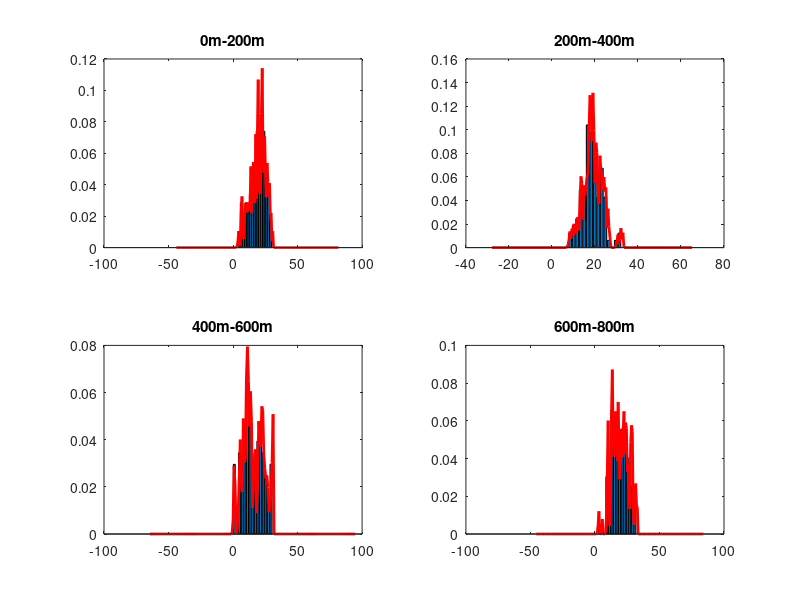

Reproduce this figure in MATLAB. (Note: this script raises an error after producing the figure.)
%% HW  4 
close all; clear all
%%  Problem 1 
D = load('DevonBdot.txt'); 
dist = D(:,1); 
bdot = D(:,2);
figure(1);clf;
clear D2 D4
plot(dist, bdot); 
D1 = D(1:100,:);
D2 = D(101:200,:); 
D3 = D(201:300,:); 
D4 = D(301:400,:); 
D1_mu = mean(D1);
D2_mu = mean(D2);
D3_mu = mean(D3); 
D4_mu = mean(D4);
D1_sig = std(D1); 
D2_sig = std(D2); 
D3_sig = std(D3); 
D4_sig = std(D4); 
%calculate vairance for rates
D1_var = var(D1);
D2_var = var(D2);
D3_var = var(D3); 
D4_var = var(D4);

%% plot relative density plots 
figure(1); clf 
subplot(2,2,1);
x0 = 15; %define number of bins ;
[distr, xbins]= hist(D1(:,2), x0);
dx = xbins(2) -xbins(1); %bin width by subtracting bin centers (xbins)
distr_area = sum(distr*dx);
norm =distr/distr_area; 
bar(xbins, norm); hold on  %plot the relative  density histrogram problem

% kernal density histrogram 
h = 1; 
xm = D1_mu(2)-10*D1_sig(2):D1_sig(2)/10:D1_mu(2)+10*D1_sig(2);
for n=1:length(xm)

    dist = D1(:,2)-xm(n); %distance from x0 to all other data 
    Ix = find(abs(dist)<h) % finding data within window h
    w =15/16*(1-dist(Ix)/h).^2
    f1(n) = sum(w); %store the estiamte for each position in our array  
end 
dw = D1_sig(2)/10; %width of bins 
f1 = 1/sum(f1.*dw)*f1 ;%normalizes the pdf 

plot(xm, f1, 'r', 'linewidth', 2)
title( '0m-200m')
% section2 
subplot(2,2,2);
x0 = 15; %define number of bins ;
[distr, xbins]= hist(D2(:,2), x0);
dx = xbins(2) -xbins(1); %bin width by subtracting bin centers (xbins)
distr_area = sum(distr*dx);
norm =distr/distr_area; 
bar(xbins, norm); hold on  %plot the relative  density histrogram problem

% kernal density histrogram 
h = 1; 
xm = D2_mu(2)-10*D2_sig(2):D2_sig(2)/10:D2_mu(2)+10*D2_sig(2);
for n=1:length(xm)

    dist = D2(:,2)-xm(n); %distance from x0 to all other data 
    Ix = find(abs(dist)<h) % finding data within window h
    w =15/16*(1-dist(Ix)/h).^2
    f1(n) = sum(w); %store the estiamte for each position in our array  
end 
dw = D2_sig(2)/10; %width of bins 
f1 = 1/sum(f1.*dw)*f1 ;%normalizes the pdf 

plot(xm, f1, 'r', 'linewidth', 2)
title( '200m-400m')
%Section 3
subplot(2,2,3);
x0 = 15; %define number of bins ;
[distr, xbins]= hist(D3(:,2), x0);
dx = xbins(2) -xbins(1); %bin width by subtracting bin centers (xbins)
distr_area = sum(distr*dx);
norm =distr/distr_area; 
bar(xbins, norm); hold on  %plot the relative  density histrogram problem

% kernal density histrogram 
h = 1; 
xm = D3_mu(2)-10*D3_sig(2):D3_sig(2)/10:D3_mu(2)+10*D3_sig(2);
for n=1:length(xm)

    dist = D3(:,2)-xm(n); %distance from x0 to all other data 
    Ix = find(abs(dist)<h) % finding data within window h
    w =15/16*(1-dist(Ix)/h).^2
    f1(n) = sum(w); %store the estiamte for each position in our array  
end 
dw = D3_sig(2)/10; %width of bins 
f1 = 1/sum(f1.*dw)*f1 ;%normalizes the pdf 

plot(xm, f1, 'r', 'linewidth', 2)
title( '400m-600m')
%Section4 
subplot(2,2,4);
x0 = 15; %define number of bins ;
[distr, xbins]= hist(D4(:,2), x0);
dx = xbins(2) -xbins(1); %bin width by subtracting bin centers (xbins)
distr_area = sum(distr*dx);
norm =distr/distr_area; 
bar(xbins, norm); hold on  %plot the relative  density histrogram problem

% kernal density histrogram 
h = 1; 
xm = D4_mu(2)-10*D4_sig(2):D4_sig(2)/10:D4_mu(2)+10*D4_sig(2);
for n=1:length(xm)

    dist = D4(:,2)-xm(n); %distance from x0 to all other data 
    Ix = find(abs(dist)<h) % finding data within window h
    w =15/16*(1-dist(Ix)/h).^2
    f1(n) = sum(w); %store the estiamte for each position in our array  
end 
dw = D4_sig(2)/10; %width of bins 
f1 = 1/sum(f1.*dw)*f1 ;%normalizes the pdf 

plot(xm, f1, 'r', 'linewidth', 2)
title( '600m-800m')
%% Problem 2 
% the answers to the questions are that the mean for the acumulation rates
% is fairly constant but the the variance is not constant 
%% Problem 3 ? calculate semivariance 
clear dist ; 
dist = D(:,1); 
bdot = D(:,2);
[h,V,c] = semivariogram(dist, bdot);
figure(2); clf;
plot(h,V,'o');hold on 
title('Semivariance and Covariance plots')%plots semivariance 
plot(h,c, 'o'); %plots covariance 
% plot autocorrelation 

figure(3); clf 
autocorr(bdot, 'NumLags', 399); 


%% problem 4 
 [h,V,npairs] = semivariogram_mc(dist, bdot, 10); 
 clear figure(3);
 figure(3); hold on 
 plot(h, V, 'k'); hold on
 [h,V,npairs] = semivariogram_mc(dist, bdot, 50); 
  plot(h, V, 'r'); hold on
 [h,V,npairs] = semivariogram_mc(dist, bdot, 100); 
  plot(h, V, 'b'); hold on
 legend('npair =10', 'npair=50', 'npair = 100')
   
 figure(4); hold on; clf 
    plot(h, npairs); hold on
%% Problem 5 Plot semivariance for 4 seperate sections 

[h,V,c] = semivariogram(D1(:,1), D1(:,2));
figure(5); clf;
plot(h,V,'o', 'LineWidth', 2);hold on 
title('Semivariance plots')%plots semivariance 

[h,V,c] = semivariogram(D2(:,1), D2(:,2));
plot(h,V,'o', 'LineWidth', 2);hold on 
title('Semivariance plots')%plots semivariance 

[h,V,c] = semivariogram(D3(:,1), D3(:,2));
plot(h,V,'o', 'LineWidth', 2);hold on 
title('Semivariance plots')%plots semivariance 

[h,V,c] = semivariogram(D4(:,1), D4(:,2));plot(h,V,'o','LineWidth', 2);hold on 
title('Semivariance plots')%plots semivariance 
legend('Section 1', 'Section 2', 'Section 3', 'Section 4')
%% Answer to Question 
% Yes, semivariance relies on the lag. The sill is the range of the
% measured
% semivariance value which depeneds on the square of the standard
% deviations and the standard deviation is the range of error you can
% expect for a given value. The standard deviation is used to determine the
% semivariance therfore making the semivarience dependenent on that range
% of error or lag. 
%% Problem 6 finding best vaarigram parameters 

a = 1:60 ; %range of a values 
c = 30:60 ; %range of sill values 
for p =1:length(a) %loop through values of bdot
    for q=1:length(c) %loop through values of A 
     rmse(p,q)= model_variogram(h,V,c(q),a(p),'L');
    end 
end 
figure(3); clf 
imagesc(c,a,rmse);
colorbar
% V = model_variogram(h,c,a,n,type)
%% Problem 7 repeat above using fminsearch 
fh = @(p) model_variogram(h,V,p(1), p(2), 'L');
[pbest, fval] = fminsearch(fh,[30,60]);
figure(3); hold on
plot(pbest(1), pbest(2), 'wo', 'markersize', 8, 'linewidth', 2) 
%% Probelm 8 
fh = @(p) model_variogram(h,V,p(1), p(2), 'S');
[pbest, fval] = fminsearch(fh,[30,60]);
figure(3); hold on
plot(pbest(1), pbest(2), 'wo', 'markersize', 8, 'linewidth', 2) 